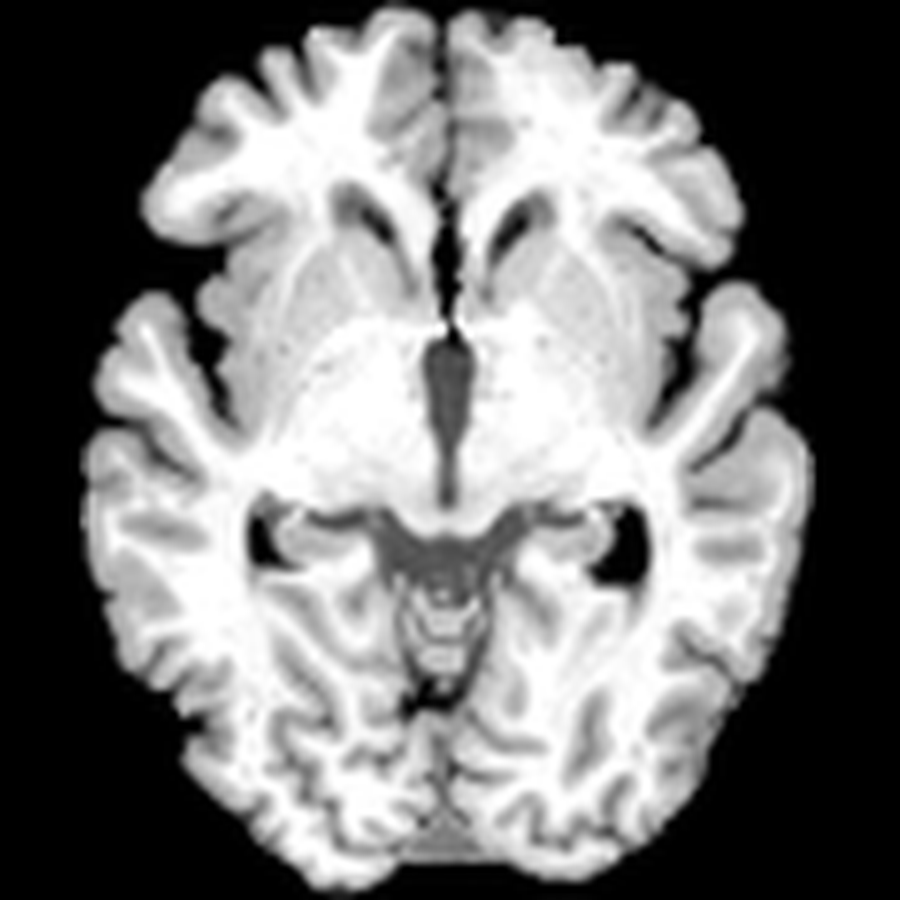
#> input picture docs/figures/paper_fig1/assets/mri_face.png, 900 x 900 px, found by its file name
$ python draw_transmf_paper_fig1.py
#> lines starting #> are read from the running program, lines starting #| are printed output that depends on the picture
# -*- coding: utf-8 -*-
"""
复现 TransMF 原论文方法图（ISBI 2023, Fig.1 三面板 (a)(b)(c)）。
版式、配色与全英文标注照原图；图内模块细节换成 models/mymodel.py 的真实实现；
体数据立方体表面使用真实被试切片（见 scripts/extract_case_slices.py）。

原图配色为逐像素采样所得，非目测：
    (a) 底色 #FFF5EF   (b) 底色 #FFFBEB   (c) 底色 #EFF1F5
    MRI 主色 #70AD46   填充 #A9D18F / #BBDBA5
    PET 主色 #4470C5   填充 #688FD1 / #849FD4
    所有方框均为"无填充 + 描边"——原图的图形语言即如此。

项目真实实现对应：
    sNet                      → 论文 (b) CNN Encoder，逐层一致
                                额外：每个 Conv3d 后接 InstanceNorm3d + LeakyReLU
    CrossTransformer_MOD_AVG  → 论文 (c) Transformer Encoder Layer，depth=3
                                dim=128, heads=4, dim_head=32, mlp_dim=512
    revgrad(x, α=2) + D(128→128→2) → 论文 (a) Reverse Gradient + Discriminator
    fc_cls 512→512→64→2       → 论文 (a) Prediction

用法：
    python scripts/extract_case_slices.py     # 先抽真实切片
    python scripts/plot_transmf_paper_fig1.py # 再出图
"""

from __future__ import annotations

import os

import matplotlib

matplotlib.use("Agg")
import matplotlib.pyplot as plt
import numpy as np
from matplotlib.colors import to_rgb
from matplotlib.patches import (Circle, FancyArrowPatch, FancyBboxPatch,
                                Polygon, Rectangle)
from PIL import Image

ROOT = os.path.dirname(os.path.dirname(os.path.abspath(__file__)))
OUT = os.path.join(ROOT, "docs", "figures", "paper_fig1")
ASSETS = os.path.join(OUT, "assets")

# ---------------------------------------------------------------- 字体
plt.rcParams["font.family"] = ["Times New Roman", "SimSun"]
plt.rcParams["font.serif"] = ["Times New Roman", "SimSun"]
plt.rcParams["axes.unicode_minus"] = False
plt.rcParams["pdf.fonttype"] = 42
plt.rcParams["ps.fonttype"] = 42
plt.rcParams["hatch.linewidth"] = 0.5

# ---------------------------------------------------------------- 配色（原图采样值）
BG_A = "#FFF5EF"
BG_B = "#FFFBEB"
BG_C = "#EFF1F5"
GREEN = "#70AD46"
GREEN_F = "#A9D18F"
GREEN_L = "#BBDBA5"
BLUE = "#4470C5"
BLUE_F = "#688FD1"
BLUE_L = "#849FD4"
INK = "#1A1A1A"

LW_BOX = 0.7
LW_THICK = 1.3
LW_CUBE = 0.6
MS = 7.0

FS_T = 5.4
FS_S = 4.2
FS_M = 5.8

DPI = 600

# 画布 170 × 125 mm；1 x 数据单位 = 1.70 mm，1 y 数据单位 = 1.25 mm
MM_X = 1.70
MM_Y = 1.25


def new_fig(w_mm, h_mm):
    fig = plt.figure(figsize=(w_mm / 25.4, h_mm / 25.4))
    ax = fig.add_axes([0, 0, 1, 1])
    ax.set_xlim(0, 100)
    ax.set_ylim(0, 100)
    ax.axis("off")
    return fig, ax


# ---------------------------------------------------------------- 图元
def rbox(ax, x0, y0, x1, y1, ec=INK, fc="none", lw=LW_BOX, ls="-", r=0.55,
         z=4):
    ax.add_patch(FancyBboxPatch(
        (x0, y0), x1 - x0, y1 - y0,
        boxstyle=f"round,pad=0,rounding_size={r}", linewidth=lw,
        edgecolor=ec, facecolor=fc, linestyle=ls, zorder=z))


def txt(ax, x, y, s, size=FS_T, color=INK, ha="center", va="center", z=9,
        style="normal"):
    return ax.text(x, y, s, fontsize=size, color=color, ha=ha, va=va,
                   zorder=z, style=style)


def arw(ax, p0, p1, color=INK, lw=LW_THICK, ms=MS, style="-|>", z=6, ls="-"):
    ax.add_patch(FancyArrowPatch(
        p0, p1, arrowstyle=style, mutation_scale=ms, linewidth=lw,
        color=color, zorder=z, shrinkA=0, shrinkB=0, linestyle=ls,
        joinstyle="miter"))


def wire(ax, pts, color=INK, lw=LW_BOX, z=5, ls="-"):
    ax.plot([p[0] for p in pts], [p[1] for p in pts], color=color,
            linewidth=lw, zorder=z, linestyle=ls,
            solid_capstyle="butt", solid_joinstyle="miter")


def _dark(hexcolor, f=0.86):
    return "#%02X%02X%02X" % tuple(
        max(0, min(255, int(c * 255 * f))) for c in to_rgb(hexcolor))


def cube(ax, cx, cy, s, fc, ec=INK, lw=LW_CUBE, z=4):
    dx = dy = s * 0.28
    x0, y0 = cx - s / 2.0, cy - s / 2.0
    ax.add_patch(Polygon(
        [(x0, y0 + s), (x0 + dx, y0 + s + dy), (x0 + s + dx, y0 + s + dy),
         (x0 + s, y0 + s)], closed=True, facecolor=fc, edgecolor=ec,
        linewidth=lw, zorder=z))
    ax.add_patch(Polygon(
        [(x0 + s, y0), (x0 + s + dx, y0 + dy), (x0 + s + dx, y0 + s + dy),
         (x0 + s, y0 + s)], closed=True, facecolor=_dark(fc), edgecolor=ec,
        linewidth=lw, zorder=z))
    ax.add_patch(Rectangle(
        (x0, y0), s, s, facecolor=fc, edgecolor=ec, linewidth=lw,
        zorder=z + 0.1))


def cube_stack(ax, cx, cy, s, n=3, fc=GREEN_F, ec=INK, z=4):
    ds = s * 0.24
    for i in range(n - 1, -1, -1):
        cube(ax, cx + i * ds, cy + i * ds, s, fc, ec, z=z + (n - 1 - i) * 0.02)


def volume_cube(ax, cx, cy, w_mm, img, ec=INK, lw=0.7, z=4):
    """
    带真实切片表面的体数据立方体。
    w_mm 为正面物理边长（mm），据此换算出数据单位下的宽高，
    保证正面在纸面上是正方形，不产生方向性拉伸。
    """
    w = w_mm / MM_X
    h = w_mm / MM_Y
    dx, dy = w * 0.30, w * 0.30
    x0, y0 = cx - w / 2.0, cy - h / 2.0
    ax.add_patch(Polygon(
        [(x0, y0 + h), (x0 + dx, y0 + h + dy), (x0 + w + dx, y0 + h + dy),
         (x0 + w, y0 + h)], closed=True, facecolor="#D9D9D9", edgecolor=ec,
        linewidth=lw, zorder=z))
    ax.add_patch(Polygon(
        [(x0 + w, y0), (x0 + w + dx, y0 + dy), (x0 + w + dx, y0 + h + dy),
         (x0 + w, y0 + h)], closed=True, facecolor="#B8B8B8", edgecolor=ec,
        linewidth=lw, zorder=z))
    ax.imshow(img, cmap="gray", vmin=0, vmax=255, origin="upper",
              extent=[x0, x0 + w, y0, y0 + h], aspect="auto",
              interpolation="bilinear", zorder=z + 0.1)
    ax.add_patch(Rectangle((x0, y0), w, h, fill=False, edgecolor=ec,
                           linewidth=lw, zorder=z + 0.2))


def token_group(ax, x0, y0, x1, y1, color, fc, z=5):
    rbox(ax, x0, y0, x1, y1, ec=color, lw=0.8, ls=(0, (1.6, 1.3)), r=0.5,
         z=z)
    h = 1.25
    tx0, tx1 = x0 + 0.85, x1 - 0.85
    cx = (x0 + x1) / 2.0
    for y in (y1 - 2.1, y1 - 4.1, y0 + 4.1, y0 + 2.1):
        ax.add_patch(FancyBboxPatch(
            (tx0, y - h / 2), tx1 - tx0, h,
            boxstyle="round,pad=0,rounding_size=0.22", linewidth=0.6,
            edgecolor=color, facecolor=fc, zorder=z + 1))
    for k in range(3):
        ax.plot([cx], [(y0 + y1) / 2 - 0.9 + k * 0.9], marker="o", ms=1.4,
                color=color, zorder=z + 2)


def plus_node(ax, x, y, r=0.8, z=8):
    ax.add_patch(Circle((x, y), r, facecolor="white", edgecolor=INK,
                        linewidth=0.7, zorder=z))
    ax.plot([x - r * 0.45, x + r * 0.45], [y, y], color=INK, lw=0.7,
            zorder=z + 1)
    ax.plot([x, x], [y - r * 0.45, y + r * 0.45], color=INK, lw=0.7,
            zorder=z + 1)


# ================================================================ 面板 (a)
YA_MRI, YA_PET = 92.0, 66.0
YA_MID = 79.0
X_ENC0, X_ENC1 = 9.5, 21.0
X_TOK0, X_TOK1 = 34.0, 39.0
X_BUS_IN = 41.3
X_DIS0, X_DIS1 = 22.5, 35.5
Y_DIS0, Y_DIS1 = 74.5, 83.5
X_TR0, X_TR1 = 43.0, 59.0
X_BUS_OUT = 60.3
X_OTOK0, X_OTOK1 = 61.8, 66.8
X_GAP0, X_GAP1 = 69.3, 76.8
X_BAR0, X_BAR1 = 79.0, 80.5
X_FC0, X_FC1 = 82.0, 90.5
X_PRED = 96.2
VOL_MM = 8.4


def panel_a(ax, mri_img, pet_img):
    # ---------- 真实被试体数据 ----------
    for name, cy, img in (("MRI", YA_MRI, mri_img), ("PET", YA_PET, pet_img)):
        volume_cube(ax, 4.3, cy, VOL_MM, img)
        txt(ax, 4.3, cy - VOL_MM / MM_Y / 2 - 1.3, name, size=FS_M)
        arw(ax, (7.3, cy), (X_ENC0, cy))

    # ---------- 编码器 ----------
    rbox(ax, X_ENC0, YA_MRI - 5, X_ENC1, YA_MRI + 5, ec=GREEN, lw=1.0)
    txt(ax, (X_ENC0 + X_ENC1) / 2, YA_MRI, "MRI CNN\nEncoder", size=FS_T)
    rbox(ax, X_ENC0, YA_PET - 5, X_ENC1, YA_PET + 5, ec=BLUE, lw=1.0)
    txt(ax, (X_ENC0 + X_ENC1) / 2, YA_PET, "PET CNN\nEncoder", size=FS_T)

    # ---------- 特征图 + reshape + token ----------
    for cy, col, fil in ((YA_MRI, GREEN, GREEN_L), (YA_PET, BLUE, BLUE_L)):
        arw(ax, (X_ENC1, cy), (23.6, cy))
        cube_stack(ax, 25.7, cy - 1.0, 2.9, n=3,
                   fc=GREEN_F if col == GREEN else BLUE_F)
        arw(ax, (29.4, cy - 1.0), (X_TOK0, cy - 1.0))
        txt(ax, 31.8, cy + 2.6, "reshape", size=4.0)
        token_group(ax, X_TOK0, cy - 4.5, X_TOK1, cy + 4.5, col, fil)

    # ---------- Reverse Gradient + Discriminator ----------
    arw(ax, (26.2, YA_MRI - 4.6), (26.2, Y_DIS1), style="-", lw=LW_THICK)
    arw(ax, (26.2, YA_PET + 4.6), (26.2, Y_DIS0), style="-", lw=LW_THICK)
    arw(ax, (27.0, Y_DIS1 - 1.0), (X_ENC1 + 0.4, YA_MRI - 4.3),
        lw=1.1, ms=6, ls=(0, (2.0, 1.3)))
    arw(ax, (27.0, Y_DIS0 + 1.0), (X_ENC1 + 0.4, YA_PET + 4.3),
        lw=1.1, ms=6, ls=(0, (2.0, 1.3)))
    txt(ax, 14.3, Y_DIS1 + 1.7, "Reverse Gradient  revgrad(α=2)", size=3.6)
    txt(ax, 14.3, Y_DIS0 - 1.7, "Reverse Gradient  revgrad(α=2)", size=3.6)

    rbox(ax, X_DIS0, Y_DIS0, X_DIS1, Y_DIS1, ec=INK, lw=0.9, r=0.7)
    cy = (Y_DIS0 + Y_DIS1) / 2
    cx = (X_DIS0 + X_DIS1) / 2
    txt(ax, cx, cy + 2.4, "Discriminator", size=FS_T)
    txt(ax, cx, cy - 0.1, "128→128→2", size=FS_S)
    txt(ax, cx, cy - 2.5, "domain: MRI=1, PET=0", size=FS_S)

    arw(ax, (X_DIS1, cy), (X_DIS1 + 1.2, cy))
    txt(ax, 38.4, cy + 1.8, "L$_a$", size=7.5, style="italic")
    txt(ax, 38.4, cy - 1.8, "weight 0.1", size=FS_S)

    # ---------- 汇入融合模块 ----------
    wire(ax, [(X_TOK1, YA_MRI), (X_BUS_IN, YA_MRI)])
    wire(ax, [(X_TOK1, YA_PET), (X_BUS_IN, YA_PET)])
    wire(ax, [(X_BUS_IN, YA_MRI), (X_BUS_IN, YA_PET)])
    arw(ax, (X_BUS_IN, YA_MID), (X_TR0, YA_MID))

    rbox(ax, X_TR0, 62.0, X_TR1, 95.0, ec=INK, lw=1.0, r=1.5)
    cx = (X_TR0 + X_TR1) / 2
    txt(ax, cx, YA_MID + 4.0, "Multimodal Transformer", size=FS_T)
    txt(ax, cx, YA_MID + 1.4, "Encoder", size=FS_T)
    txt(ax, cx, YA_MID - 2.2, "CrossTransformer", size=FS_S)
    txt(ax, cx, YA_MID - 4.4, "MOD_AVG", size=FS_S)
    txt(ax, cx, YA_MID - 6.8, "×3 layers  dim=128  heads=4", size=FS_S)

    # ---------- 输出 token ----------
    arw(ax, (X_TR1, YA_MID), (X_BUS_OUT, YA_MID))
    wire(ax, [(X_BUS_OUT, YA_MRI), (X_BUS_OUT, YA_PET)])
    for cy_, col, fil in ((YA_MRI, GREEN, GREEN_L), (YA_PET, BLUE, BLUE_L)):
        wire(ax, [(X_BUS_OUT, cy_), (X_OTOK0, cy_)])
        token_group(ax, X_OTOK0, cy_ - 4.5, X_OTOK1, cy_ + 4.5, col, fil)

    # ---------- GAP / GMP ----------
    for yc, label in ((YA_MRI + 1.5, "GAP"), (YA_MRI - 8.0, "GMP"),
                      (YA_PET + 1.5, "GAP"), (YA_PET - 8.0, "GMP")):
        rbox(ax, X_GAP0, yc - 3.2, X_GAP1, yc + 3.2, ec=INK, lw=0.8, r=0.6)
        txt(ax, (X_GAP0 + X_GAP1) / 2, yc, label, size=FS_M)

    for cy_tok, y_gap in ((YA_MRI, YA_MRI + 1.5), (YA_PET, YA_PET + 1.5)):
        y_gmp = y_gap - 9.5
        xb = X_OTOK1 + 1.3
        wire(ax, [(X_OTOK1, cy_tok), (xb, cy_tok)])
        wire(ax, [(xb, y_gap), (xb, y_gmp)])
        arw(ax, (xb, y_gap), (X_GAP0, y_gap))
        arw(ax, (xb, y_gmp), (X_GAP0, y_gmp))

    # ---------- 拼接向量条 ----------
    ax.add_patch(FancyBboxPatch(
        (X_BAR0, 78.0), X_BAR1 - X_BAR0, 18.5,
        boxstyle="round,pad=0,rounding_size=0.3", linewidth=0.7,
        edgecolor=GREEN, facecolor=GREEN_F, zorder=5))
    ax.add_patch(FancyBboxPatch(
        (X_BAR0, 55.5), X_BAR1 - X_BAR0, 22.5,
        boxstyle="round,pad=0,rounding_size=0.3", linewidth=0.7,
        edgecolor=BLUE, facecolor=BLUE_F, zorder=5))
    for yc in (YA_MRI + 1.5, YA_MRI - 8.0, YA_PET + 1.5, YA_PET - 8.0):
        arw(ax, (X_GAP1, yc), (X_BAR0, yc), lw=1.0, ms=5)
    txt(ax, (X_BAR0 + X_BAR1) / 2, 97.2, "Concat 512-d", size=FS_S)

    # ---------- 分类头 ----------
    arw(ax, (X_BAR1, YA_MID), (X_FC0, YA_MID))
    rbox(ax, X_FC0, YA_MID - 6.5, X_FC1, YA_MID + 6.5, ec=INK, lw=0.9, r=0.7)
    cx = (X_FC0 + X_FC1) / 2
    txt(ax, cx, YA_MID + 2.8, "Classifier fc_cls", size=FS_T)
    txt(ax, cx, YA_MID + 0.2, "512→512→64→2", size=FS_S)
    txt(ax, cx, YA_MID - 2.4, "LN+ReLU+Dropout", size=FS_S)

    arw(ax, (X_FC1, YA_MID), (X_FC1 + 2.2, YA_MID))
    txt(ax, X_PRED, YA_MID, "Prediction", size=FS_M)
    arw(ax, (X_PRED, YA_MID - 3.4), (X_PRED, YA_MID - 7.6))
    txt(ax, X_PRED, YA_MID - 10.0, "L$_c$", size=7.5, style="italic")


def panel_a_regions(ax):
    y0, y1 = 48.6, 53.4
    ax.add_patch(Rectangle((0.6, y0), 98.8, y1 - y0, facecolor="#FFFFFF",
                           edgecolor="none", zorder=1))
    dash = dict(color="#B9B4AE", lw=0.6, ls=(0, (1.4, 1.2)), z=2)
    wire(ax, [(0.6, y1), (99.4, y1)], **dash)
    wire(ax, [(0.6, y0), (99.4, y0)], **dash)
    for x in (42.5, 66.0):
        wire(ax, [(x, y0), (x, y1)], **dash)
    yc = (y0 + y1) / 2
    txt(ax, 21.5, yc, "Feature Extraction", size=5.6)
    txt(ax, 54.0, yc, "Feature Fusion", size=5.6)
    txt(ax, 83.0, yc, "Classification Head", size=5.6)
    txt(ax, 1.9, 97.2, "(a)", size=6.6)


# ================================================================ 面板 (b)
def panel_b(ax):
    ax.add_patch(Rectangle((0.5, 0.5), 49.0, 47.0, facecolor=BG_B,
                           edgecolor="none", zorder=0))
    txt(ax, 1.9, 45.6, "(b)", size=6.6)
    txt(ax, 11.0, 45.6, "Input Image", size=FS_T)

    rbox(ax, 4.0, 3.5, 46.0, 43.5, ec=INK, lw=0.8, ls=(0, (1.6, 1.3)), r=1.3)

    col1 = ["Conv, 32@3×3×3", "Maxpool, 2×2×2", "Conv, 32@3×3×3",
            "Conv, 64@3×3×3", "Maxpool, 2×2×2"]
    col2 = ["Conv, 64@3×3×3", "Conv, 128@3×3×3", "Maxpool, 2×2×2",
            "Conv, 256@3×3×3", "Conv, 128@1×1×1", "Avgpool, 2×2×2"]
    bx0a, bx1a = 5.5, 24.5
    bx0b, bx1b = 25.5, 45.0
    h, gap = 4.4, 0.75
    cy_col = 23.5

    def draw_col(labels, x0, x1):
        total = len(labels) * h + (len(labels) - 1) * gap
        ytop = cy_col + total / 2.0
        for i, lab in enumerate(labels):
            y1 = ytop - i * (h + gap)
            y0 = y1 - h
            rbox(ax, x0, y0, x1, y1, ec=INK, lw=0.7, r=0.5)
            if lab.startswith("Conv"):
                txt(ax, (x0 + x1) / 2, y1 - 1.5, lab, size=FS_S)
                txt(ax, (x0 + x1) / 2, y0 + 1.15, "IN+LReLU", size=4.0,
                    color="#6B6B6B")
            else:
                txt(ax, (x0 + x1) / 2, (y0 + y1) / 2, lab, size=FS_S)
        return ytop, ytop - total

    _, c1_bot = draw_col(col1, bx0a, bx1a)
    c2_top, c2_bot = draw_col(col2, bx0b, bx1b)

    arw(ax, (11.0, 44.6), (11.0, cy_col + (len(col1) * h + (len(col1) - 1)
                                           * gap) / 2))

    wire(ax, [(15.0, c1_bot), (15.0, 5.2), (24.9, 5.2), (24.9, 42.2),
              (35.25, 42.2)])
    arw(ax, (35.25, 42.2), (35.25, c2_top))

    arw(ax, (35.25, c2_bot), (35.25, 2.3))
    txt(ax, 35.25, 1.2, "Feature maps", size=FS_T)


# ================================================================ 面板 (c)
def panel_c(ax):
    ax.add_patch(Rectangle((50.5, 0.5), 49.0, 47.0, facecolor=BG_C,
                           edgecolor="none", zorder=0))
    txt(ax, 51.9, 45.6, "(c)", size=6.6)

    XT0, XT1 = 51.5, 55.5
    BX0, BX1 = 57.5, 93.0
    XO0, XO1 = 94.5, 98.5
    TOP_C, BOT_C = 34.5, 13.5
    TOP_Y0, TOP_Y1 = 24.5, 44.5
    BOT_Y0, BOT_Y1 = 3.5, 23.5

    txt(ax, 75.0, 46.1, "Transformer Encoder Layer  × 3", size=FS_T)
    txt(ax, 75.0, 1.6, "Transformer Encoder Layer  × 3", size=FS_T)

    for cy, col, fil, y0, y1, tag in (
            (TOP_C, GREEN, GREEN_L, TOP_Y0, TOP_Y1, "M"),
            (BOT_C, BLUE, BLUE_L, BOT_Y0, BOT_Y1, "P")):
        token_group(ax, XT0, cy - 4.5, XT1, cy + 4.5, col, fil)
        token_group(ax, XO0, cy - 4.5, XO1, cy + 4.5, col, fil)
        txt(ax, (XT0 + XT1) / 2, cy + 6.0,
            "MRI features" if tag == "M" else "PET features", size=4.0)
        rbox(ax, BX0, y0, BX1, y1, ec=INK, lw=0.8, ls=(0, (1.6, 1.3)), r=1.1)

        wire(ax, [(XT1, cy), (58.6, cy)])
        rbox(ax, 58.6, cy - 5.5, 62.0, cy + 5.5, ec=INK, lw=0.7, r=0.5)
        txt(ax, 60.3, cy, "Norm", size=FS_S)
        arw(ax, (62.0, cy), (64.5, cy), lw=0.7, ms=4.5)

        qkv = (["Q$_M$", "K$_M$", "V$_M$"] if tag == "M"
               else ["V$_P$", "K$_P$", "Q$_P$"])
        ys = [cy + 3.5, cy, cy - 3.5]
        for lab, yy in zip(qkv, ys):
            rbox(ax, 64.5, yy - 1.5, 69.0, yy + 1.5, ec=INK, lw=0.7, r=0.4)
            txt(ax, 66.75, yy, lab, size=FS_S)

        rbox(ax, 73.5, cy - 6.5, 78.5, cy + 6.5, ec=INK, lw=0.7, r=0.5)
        txt(ax, 76.0, cy, "Scaled Dot\nAttention", size=3.9)

        plus_node(ax, 81.0, cy)
        rbox(ax, 83.5, cy - 5.5, 87.0, cy + 5.5, ec=INK, lw=0.7, r=0.5)
        txt(ax, 85.25, cy, "Norm", size=FS_S)
        rbox(ax, 88.5, cy - 5.5, 91.5, cy + 5.5, ec=INK, lw=0.7, r=0.5)
        txt(ax, 90.0, cy, "MLP", size=FS_S)
        plus_node(ax, 92.0, cy)
        arw(ax, (92.8, cy), (XO0, cy), lw=0.8, ms=5.5)

        wire(ax, [(58.3, cy), (58.3, y1 - 1.7), (81.0, y1 - 1.7),
                  (81.0, cy + 0.8)])
        wire(ax, [(81.8, cy), (83.5, cy)])
        wire(ax, [(82.3, cy), (82.3, y1 - 3.1), (92.0, y1 - 3.1),
                  (92.0, cy + 0.8)])

        qy = cy + 3.5 if tag == "M" else cy - 3.5
        wire(ax, [(69.0, qy), (73.5, qy)])

    wire(ax, [(69.0, TOP_C), (71.2, TOP_C), (71.2, BOT_C - 0.6),
              (73.5, BOT_C - 0.6)])
    wire(ax, [(69.0, TOP_C - 3.5), (71.2, TOP_C - 3.5)])
    wire(ax, [(69.0, BOT_C), (72.6, BOT_C), (72.6, TOP_C + 0.6),
              (73.5, TOP_C + 0.6)])
    wire(ax, [(69.0, BOT_C + 3.5), (72.6, BOT_C + 3.5)])


# ================================================================ 自检
def verify(fig, name):
    import warnings
    with warnings.catch_warnings(record=True) as wl:
        warnings.simplefilter("always")
        fig.canvas.draw()
        missing = [str(w.message) for w in wl
                   if "missing from font" in str(w.message)
                   and "weight bold" not in str(w.message)]
    r = fig.canvas.get_renderer()
    ax = fig.axes[0]
    fw, fh = fig.canvas.get_width_height()
    prob = []
    if missing:
        prob.append(f"{len(missing)} 处字形缺失：{missing[:2]}")
    boxes = []
    for t in ax.texts:
        tb = t.get_window_extent(renderer=r)
        boxes.append((t, (tb.x0, tb.y0, tb.x1, tb.y1), tb.width * tb.height))
        if tb.x0 < -1 or tb.x1 > fw + 1 or tb.y0 < -1 or tb.y1 > fh + 1:
            prob.append(f"越出画布：「{t.get_text()[:16]}」")
    for i in range(len(boxes)):
        for j in range(i + 1, len(boxes)):
            a, b = boxes[i][1], boxes[j][1]
            ox = min(a[2], b[2]) - max(a[0], b[0])
            oy = min(a[3], b[3]) - max(a[1], b[1])
            if ox > 0 and oy > 0 and ox * oy > 0.10 * min(boxes[i][2],
                                                           boxes[j][2]):
                prob.append(f"文字互撞：「{boxes[i][0].get_text()[:12]}」×"
                            f"「{boxes[j][0].get_text()[:12]}」")
    print(f"  [自检] {name}：" + ("通过（字形齐全 / 无越界 / 无互撞）"
                                if not prob else "；".join(prob)))
    return prob


# ================================================================ 主流程
def load_face(name):
    p = os.path.join(ASSETS, name)
    if not os.path.isfile(p):
        raise SystemExit(
            f"缺少真实切片文件 {p}\n请先运行： python scripts/extract_case_slices.py")
    return np.asarray(Image.open(p).convert("L"))


def main():
    mri_img = load_face("mri_face.png")
#> in load_face, returned value is the input picture: shape (900, 900); min 0, max 255, mean 117.1
    pet_img = load_face("pet_face.png")
#> call 2 of load_face, with name = 'pet_face.png'
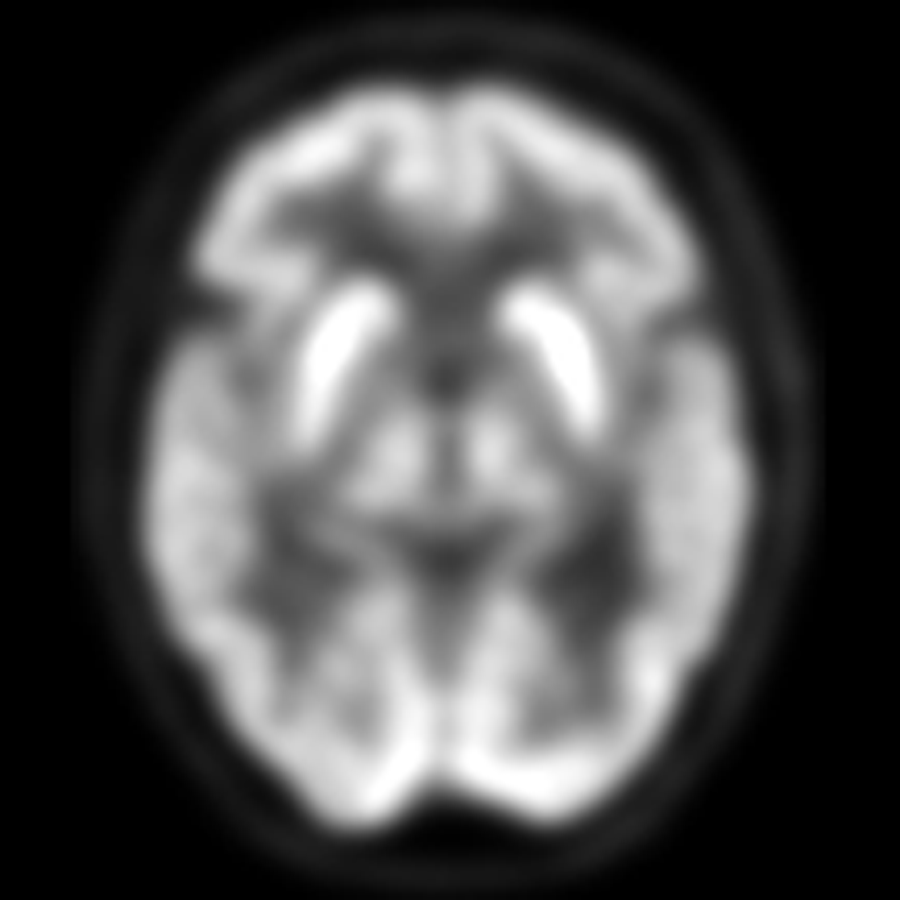
#> input picture docs/figures/paper_fig1/assets/pet_face.png, 900 x 900 px, found by its file name
#> in load_face, returned value is the input picture: shape (900, 900); min 0, max 255, mean 78

    fig, ax = new_fig(170, 125)
    ax.add_patch(Rectangle((0, 0), 100, 100, facecolor="white",
                           edgecolor="none", zorder=-1))
    ax.add_patch(Rectangle((0.5, 54.5), 99.0, 45.0, facecolor=BG_A,
                           edgecolor="none", zorder=0))
    panel_b(ax)
    panel_c(ax)
    panel_a(ax, mri_img, pet_img)
#> the loop in panel_a, `for name, cy, img in (("MRI", YA_MRI, mri_img), ("PET", YA_PET, pet_im..` made 2 passes
#> (name, cy, w in volume_cube, h in volume_cube, dx in volume_cube, dy in volume_cube, x0 in volume_cube, y0 in volume_cube) on passes 1 to 2: ('MRI', 92, 4.94, 6.72, 1.48, 1.48, 1.83, 88.64), ('PET', 66, 4.94, 6.72, 1.48, 1.48, 1.83, 62.64)
    panel_a_regions(ax)

    # imshow 会改写坐标范围与纵横比，最后统一复位
    ax.set_xlim(0, 100)
    ax.set_ylim(0, 100)
    ax.set_aspect("auto")

    os.makedirs(OUT, exist_ok=True)
    verify(fig, "fig1_transmf_paper")
    for ext, kw in (("png", {"dpi": DPI}), ("pdf", {}), ("svg", {})):
        p = os.path.join(OUT, f"fig1_transmf_paper.{ext}")
        fig.savefig(p, facecolor="white", **kw)
        print("  [%s] %s" % (ext.upper(), os.path.relpath(p, ROOT)))
#> this loop made 3 passes
#> pass 1, in main, `fig.savefig(p, facecolor="white", **kw)`:
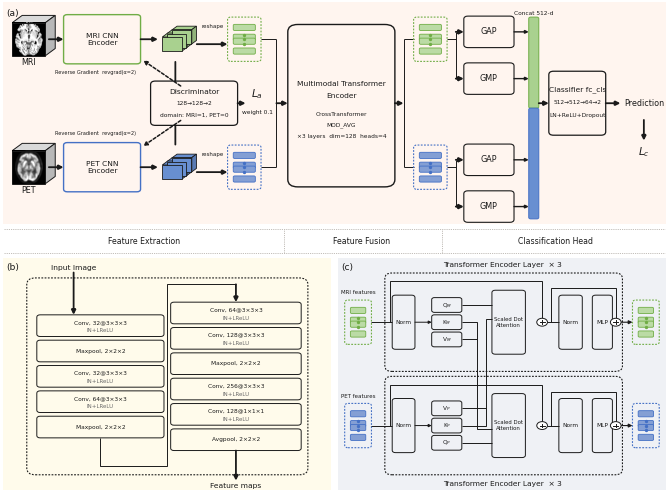
#> figure drawn by matplotlib, 1 panel
    plt.close(fig)


if __name__ == "__main__":
    main()
